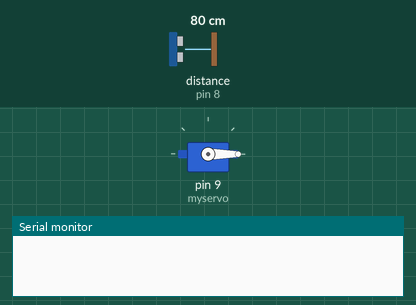
The sketch below on a simulated Arduino Uno, built with avr-gcc and run on an emulated ATmega328P. Parts: servo, the last lines printed to the serial monitor. Wiring (inferred from the names in the program): ultrasonic range finder: trigger pin 7; echo pin 8. The test bench sets the inputs (shaded band); at power-on: distance to the obstacle (sensor on pin 8) 80 cm. The echo pulse lasts 58.3 µs per cm.

Above: at 0.01 s.
1.3 s: distance to the obstacle (sensor on pin 8) set to 35 cm
At 2.0 s:
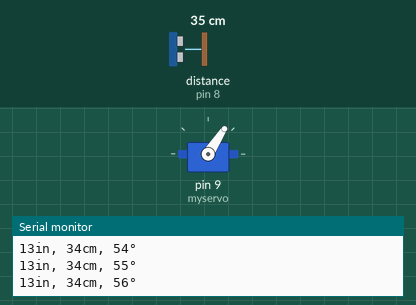
4.3 s: distance to the obstacle (sensor on pin 8) set to 250 cm
At 4.47 s:
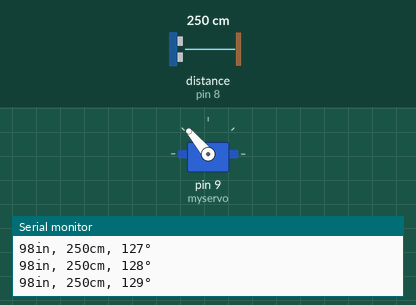
7.3 s: distance to the obstacle (sensor on pin 8) set to 4 cm
At 18.73 s:
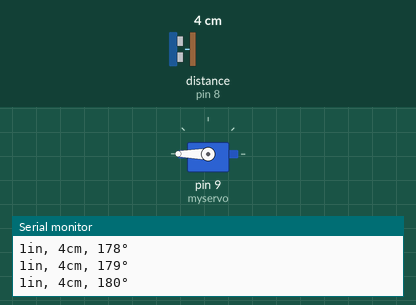
Timing chart, 0 to 19.3 s (numbered marks = the images above; inputs shaded):
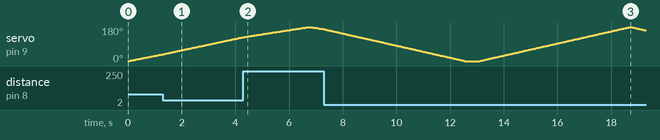

The sketch:

SonarProject.ino
```cpp
// Necessary Library Imports
#include <Servo.h>

// Class handling the logic regarding the ultrasonic sensor
class Sensor
{
  public:
    // Initializing data pins
    const int trigPin;
    const int echoPin;

    // Constructor function to initialize trigger and echo pins
    Sensor(int trigPin, int echoPin) : trigPin(trigPin), echoPin(echoPin) {}
};

// Class handling sonar logic and processing
class Sonar
{
  public:
    // Function to calculate distance to target using the sensor
    static long calculateDistance(const Sensor& sensor)
    {
      // Set trigger pin to off
      digitalWrite(sensor.trigPin, LOW);

      // Delay for stability
      delayMicroseconds(2);

      // Turn on the trigger pin
      digitalWrite(sensor.trigPin, HIGH);

      // Let trigger pin sing for 10 microseconds
      delayMicroseconds(10);

      // Turn the trigger pin back off
      digitalWrite(sensor.trigPin, LOW);

      // Record the amount of time it took the echo pin to hear the trigger pins song
      long duration = pulseIn(sensor.echoPin, HIGH);

      // Return that trvel time
      return duration;
    }

    // Function to convert microseconds to inches
    static long microsecondsToInches(long microseconds)
    {
        // Return distance to target in inches
        return microseconds / 74 / 2;
    }

    // Function to convert microseconds to centimeters
    static long microsecondsToCentimeters(long microseconds)
    {
        // Return distance to target in centimeters
        return microseconds / 29 / 2;
    }
};

// Create a Servo object to control the servo motor
Servo myservo;

// Define trigger (transmition) and echo (receiver) pins on the ultrasonic sensor
const int trigPin = 7;
const int echoPin = 8;

// Initiate the sensor with the defined pins
Sensor sensor(trigPin, echoPin);

// Function that initiates upon program launch
void setup()
{
    // Initialize serial moniter communication
    Serial.begin(9600);

    // Attach servo to arduino pin 9
    myservo.attach(9);

    // Set the trigger pin to be the output
    pinMode(sensor.trigPin, OUTPUT);

    // Set the echo pin to be the input
    pinMode(sensor.echoPin, INPUT);
}

// Main function runs repeatedly
void loop()
{
    // Declare local variables
    long duration, inches, cm;

    // Sweep the servo from 0 to 180 degrees counter-clockwise
    // For each angle the the servo can move to
    for (int pos = 0; pos <= 180; pos += 1)
    {
        // Move the servo to that angle
        myservo.write(pos);

        // Allow time for servo to reach position
        delay(30);

        // Calculate distance of target using the sensor
        duration = Sonar::calculateDistance(sensor);

        // Convert the signal transmission time to inches
        inches = Sonar::microsecondsToInches(duration);

        // Convert the signal transmission time to centimeters
        cm = Sonar::microsecondsToCentimeters(duration);

        // Print:
        // Inches to target,
        Serial.print(inches);
        Serial.print("in, ");

        // Centimeters to target
        Serial.print(cm);
        Serial.print("cm, ");

        // Degree of the angle of which the recording was taken
        Serial.print(pos);
        Serial.print("°");
        Serial.println();
    }

    // Repeat logic for sweeping the servo back to 0 degrees, clockwise
    for (int pos = 180; pos >= 0; pos -= 1)
    {
        myservo.write(pos);
        delay(30);
        duration = Sonar::calculateDistance(sensor);
        inches = Sonar::microsecondsToInches(duration);
        cm = Sonar::microsecondsToCentimeters(duration);

        Serial.print(inches);
        Serial.print("in, ");
        Serial.print(cm);
        Serial.print("cm, ");
        Serial.print(pos);
        Serial.print("°");
        Serial.println();
    }

    // Debug info
    Serial.println("Completed one full sweep.");
    // Small delay after a full sweep to observe behavior
    delay(500);
}
```
